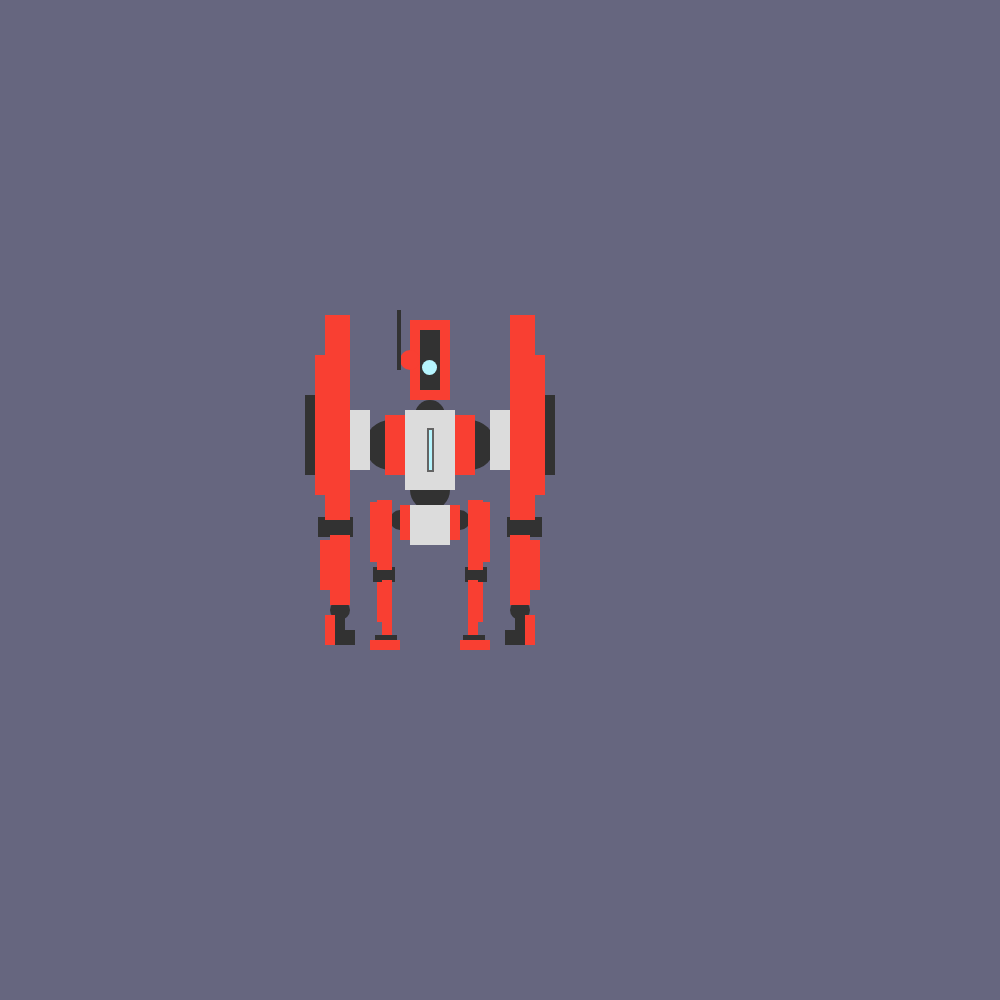
Frame 1 (no input)
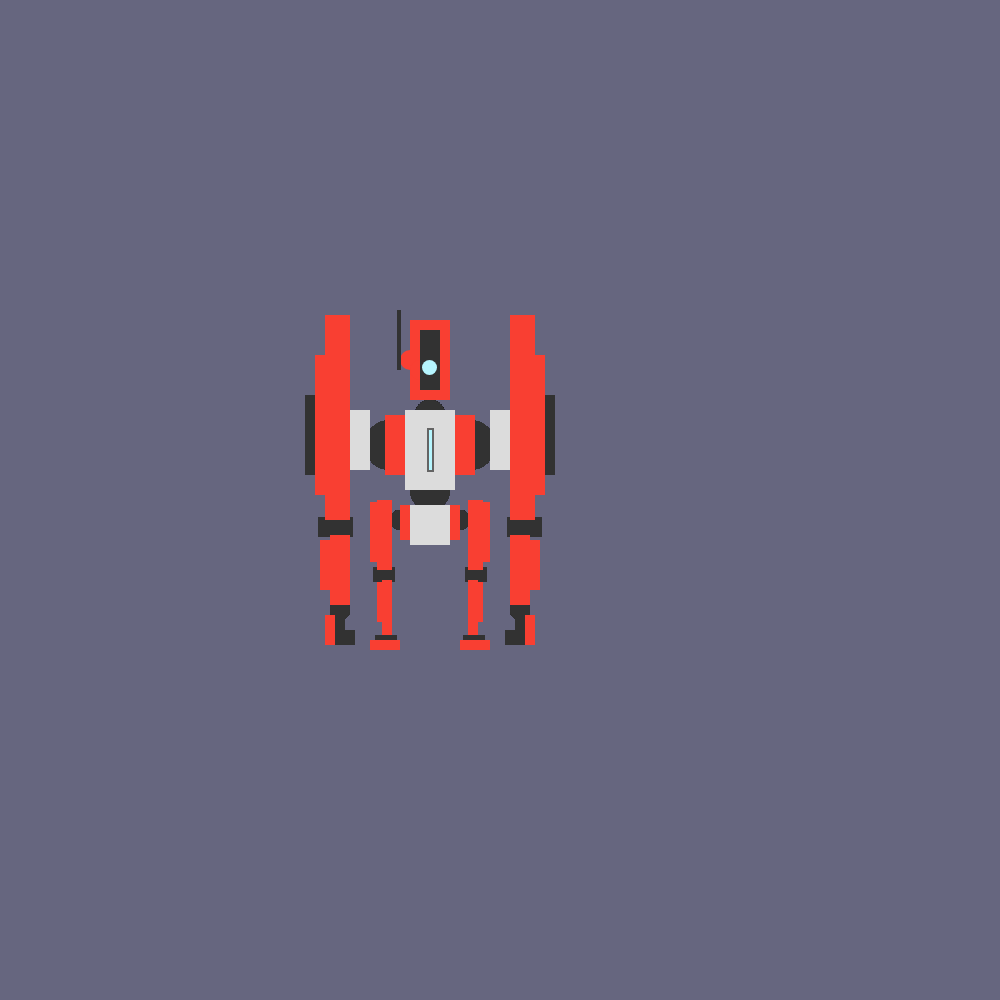
Frame 60 (no input)
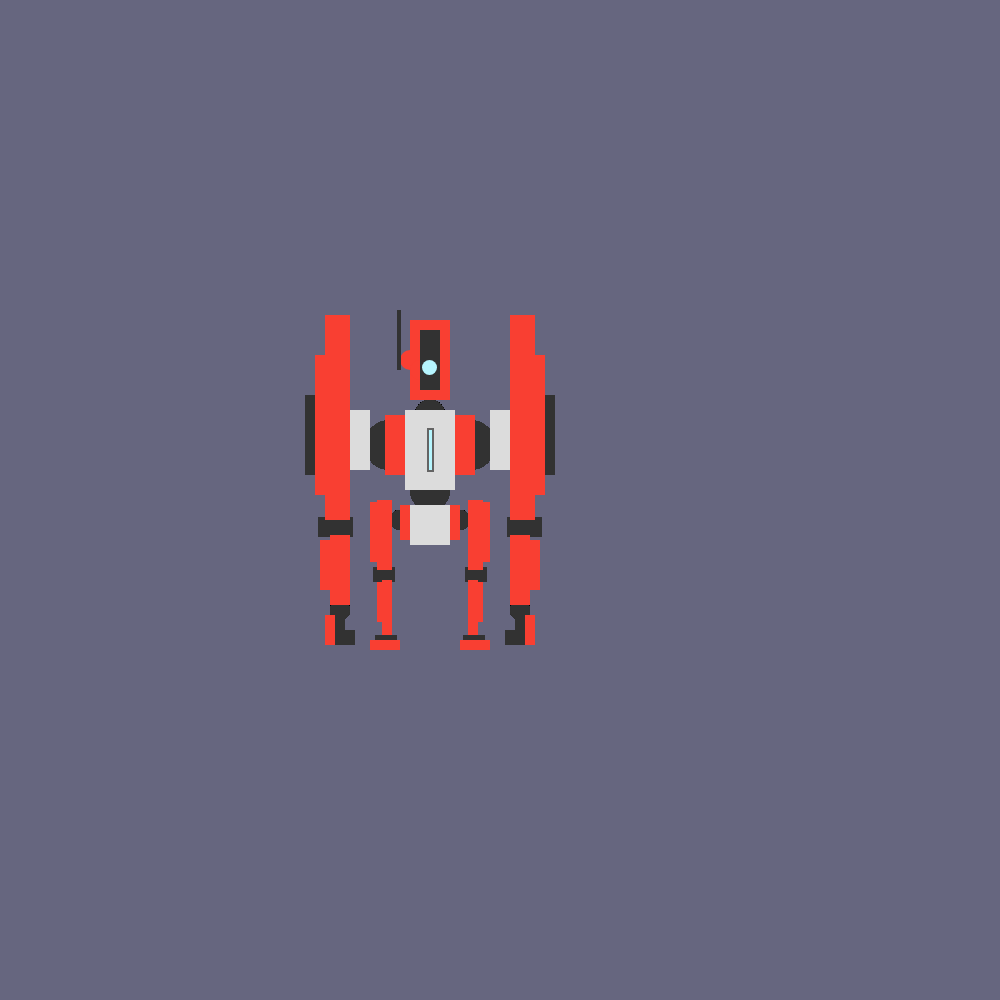
Frame 120 (the mouse pressed at the canvas centre since frame 60)

The p5.js sketch that drew these frames (run headless with seeded random() and noise() and a simulated clock; from frame 60 on, the mouse is pressed at the canvas centre):

// p5.js sketch
// ── sketch.js
function preload(){
  // put preload code here
}

function setup() {
  // put setup code here
  createCanvas(1000,1000);
  background(102,102,127);
}

function draw() {
  // put drawing code here
noStroke();
//draw the head
  fill(249,63,50);
  rect(410,320,40,80);//头红色
  fill(249,63,50);
  ellipse(410,360,20,20);//耳朵
  fill(50);
  rect(420,330,20,60);//脸黑色
  fill(182,246,255);
  ellipseMode(CORNER);
  ellipse(422,360,15,15);//眼睛
  fill(50);
  rect(397,310,4,60);//天线
  //draw the neck
  fill(50);
  ellipse(415,400,30,30);
  //draw the body
  fill(50);
  ellipse(365,420,50,50);
  ellipse(445,420,50,50);//左右肩膀关节
  fill(50);
  ellipse(410,470,40,40);//腰部关节
  fill(220);
  rect(405,410,50,80);//胸中
  fill(100);
  rect(427,428,7,44);
  fill(182,246,255);
  rect(429,430,3,40);//胸logo
  fill(249,63,50);
  rect(385,415,20,60);
  rect(455,415,20,60);//胸左右
  fill(50);
  ellipse(390,510,20,20);
  ellipse(450,510,20,20);//左右胯膀关节
  fill(220);
  rect(410,505,40,40);//胯中
  fill(249,63,50);
  rect(400,505,10,35);
  rect(450,505,10,35);//胯左右
  //draw the legs
  fill(50);
  rect(373,567,22,15);
  rect(465,567,22,15);//左右膝关节
  fill(249,63,50);
  rect(370,502,10,60);
  rect(480,502,10,60);//左右大腿外侧
  rect(377,500,15,70);
  rect(468,500,15,70);//左右大腿内侧
  fill(249,63,50);
  rect(377,582,5,40);
  rect(478,582,5,40);//左右小腿外侧
  rect(382,580,10,60);
  rect(468,580,10,60);//左右小腿内侧
  fill(50);
  rect(375,635,22,10);
  rect(463,635,22,10);//左右脚背
  fill(249,63,50);
  rect(370,640,30,10);
  rect(460,640,30,10);//左右脚掌
  //draw the arms
  fill(50);
  rect(318,517,35,20);
  rect(507,517,35,20);//左右肘关节
  fill(50);
  ellipse(330,600,20,20);
  ellipse(510,600,20,20);//手腕关节
  fill(220);
  rect(350,410,20,60);
  rect(490,410,20,60);//上臂内侧白色
  fill(50);
  rect(305,395,15,80);
  rect(540,395,15,80);//上臂外侧黑色
  fill(249,63,50);
  rect(325,315,25,205);
  rect(510,315,25,205);//上臂内侧红
  rect(315,355,35,140);
  rect(510,355,35,140);//上臂外侧红色
  rect(330,535,20,70);
  rect(510,535,20,70);//小臂内侧红
  rect(320,540,30,50);
  rect(510,540,30,50);//小臂外侧红色
  fill(50);
  rect(335,630,20,15);
  rect(505,630,20,15);
  rect(335,615,10,25);
  rect(515,615,10,25);//手掌
  fill(249,63,50);
  rect(325,615,10,30);
  rect(525,615,10,30);//手背

}
